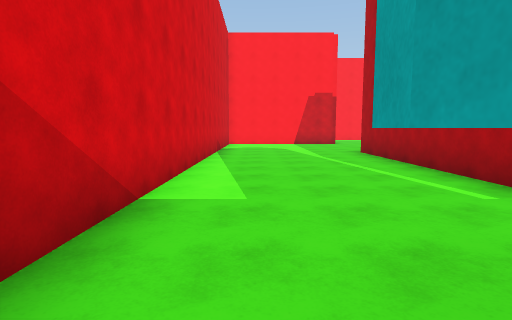
view 1 (above)

24 first-person views from a walk through a scene from a Unity 3-D project. The camera is 1.5 m above the floor, tilts 6° down and sees 80° across. The floor is counted in squares, 2 m on a side. Each view is taken from the middle of a square. On the plan, view 1 faces up. The plan holds only what a view shows up to about 10 squares ahead; the rest is blank. The place goes on beyond the plan.

view 2
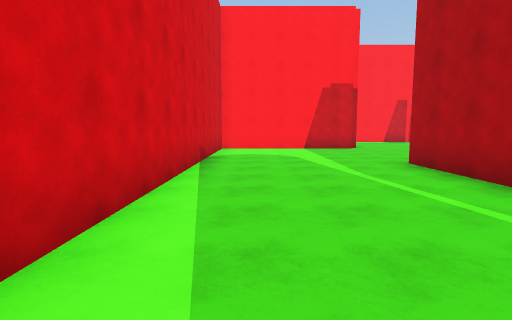

view 3
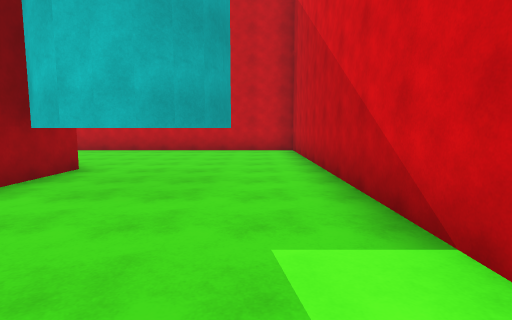

view 4
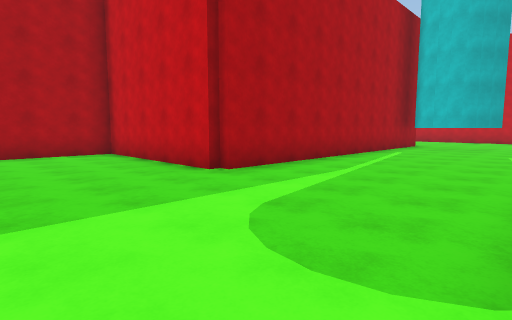

view 5
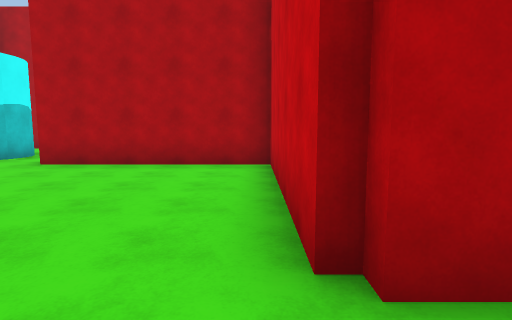

view 6
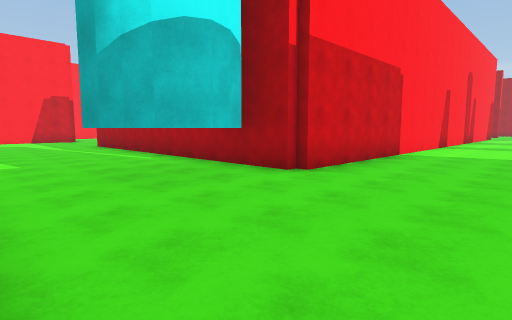

view 7
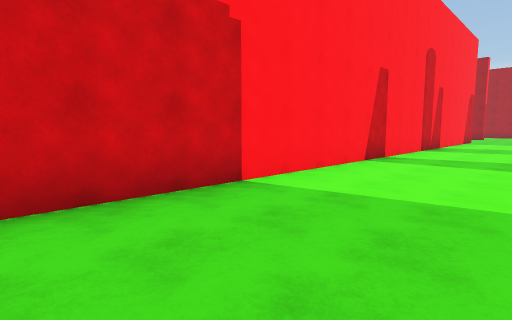

view 8
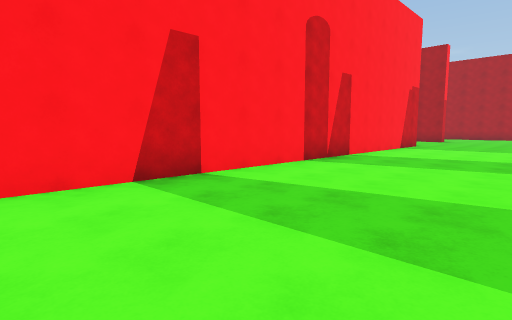

view 9
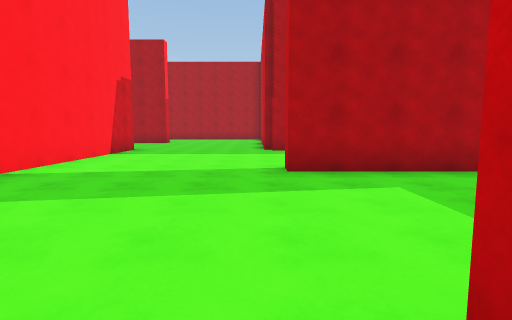

view 10
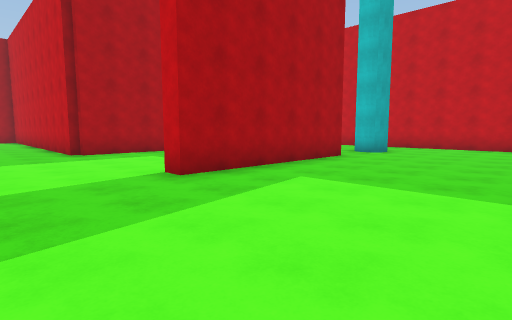

view 11
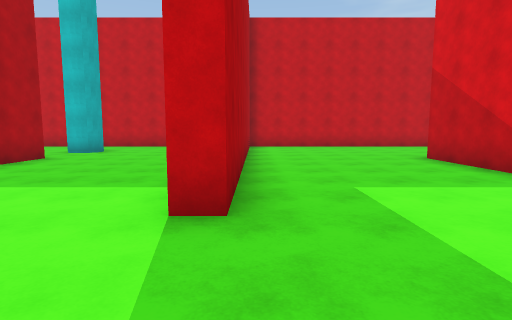

view 12
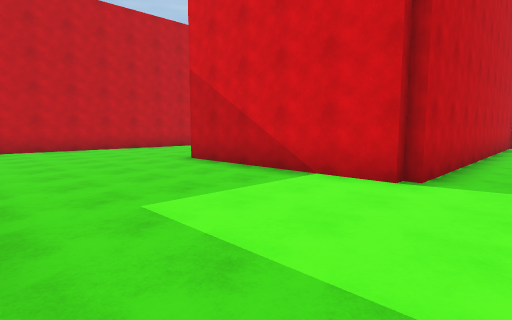

view 13
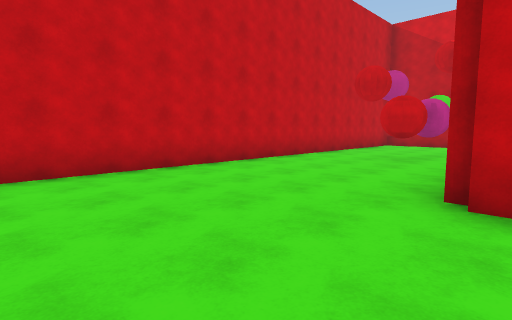

view 14
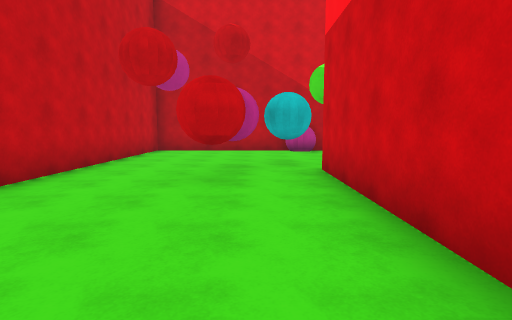

view 15
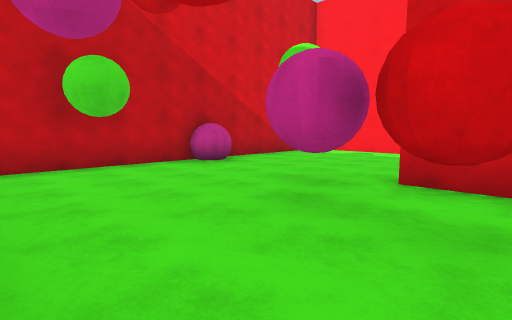

view 16
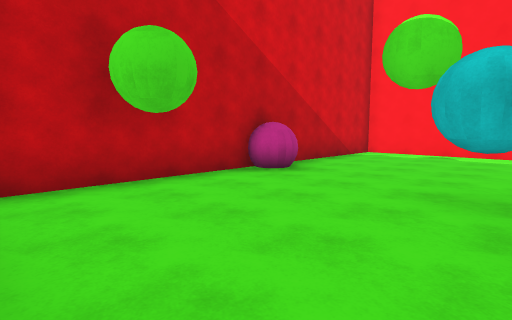

view 17
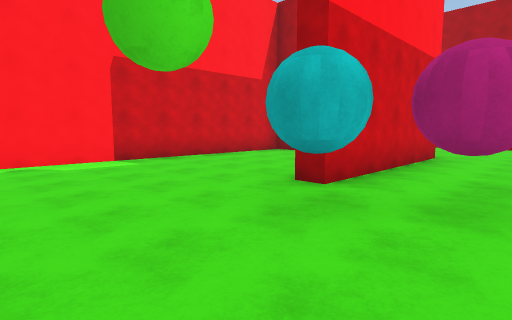

view 18
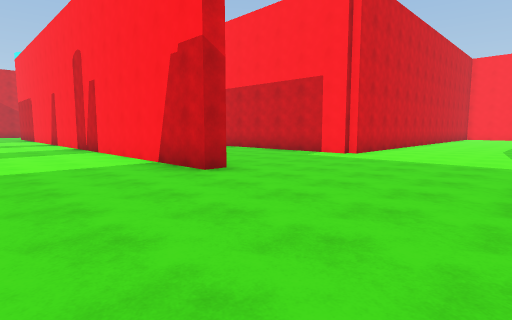

view 19
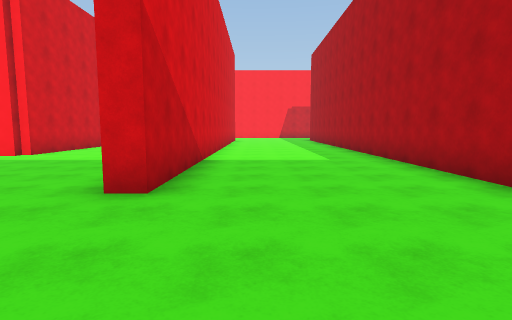

view 20
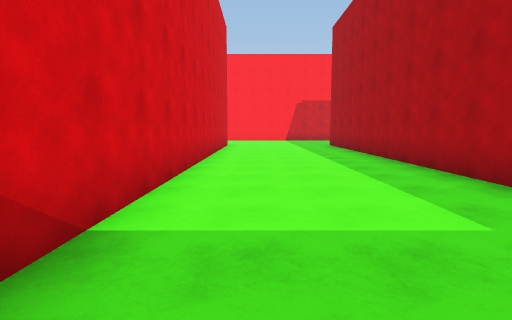

view 21
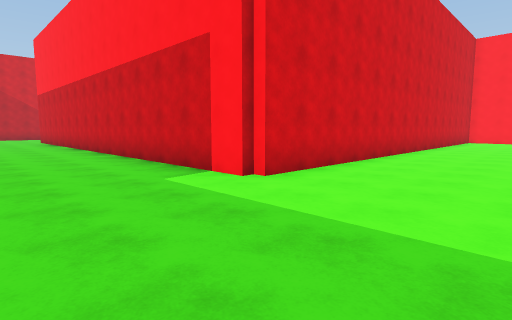

view 22
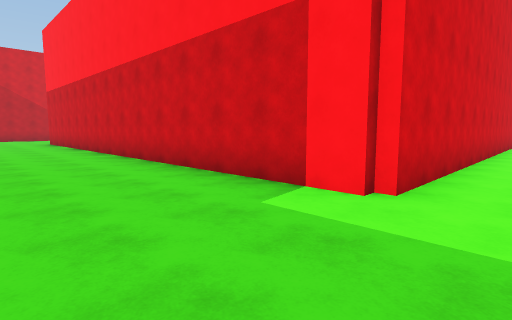

view 23
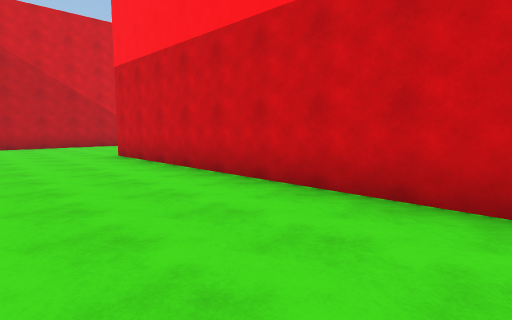

view 24
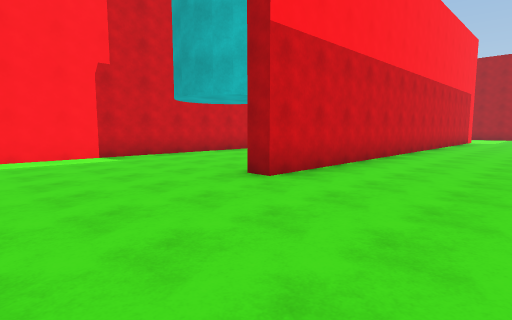

### Floor plan
Points are (right, up) in squares from view 1. A wall is a line through its corners. A room is listed if a view was taken in it or the views show most of it. See-through windows are left out.
Room 1 (views 1, 2, 3, 4, 5)
walls: (-1.2, 13) (-1.2, -1.4); (1.4, 2) (2.2, 1.9); (1, 1.9) (1.8, 2); (0.7, 1.6) (1.6, 2.1) (2.3, 1.7); (0.4, 0.3) (0.3, 0.9); (0.6, 0) (0.3, 0.5) (0.4, 1.1) (0.6, 1.4) (0.9, 1.7); (3.3, -0.8) (3.3, 9.7) (8.2, 9.7) (8.2, 13.5)
ways out: opening at (-0.5, -0.5) to room 2
Room 2 (views 6, 7, 8, 9, 10, 11, 12, 13, 14, 15, 16, 17, 18, 19, 20, 21, 22, 23, 24)
walls: (23.5, -0.2) (23.5, -0.8) (3.3, -0.8); (7.1, -5.8) (-1.2, -5.8) (-1.2, -9.6); (23.5, -5.3) (25.9, -5.3); (18.2, -10.6) (18.2, -5.6) (18.8, -5.6); (23.2, -8) (23.2, -5.5); (13.2, -12.9) (13.2, -5.6) (13.8, -5.6); (11, 9.2) (5.6, 9.2); (2.4, -0.3) (2, -0.5) (1.2, -0.6) (0.6, 0); (1.8, -0.6) (1, -0.5); (15, -15.3) (16, -15.3); (1.4, -0.6) (0.7, -0.2); (0.1, -5.3) (8.7, -5.3) (8.7, -10.8) (3.5, -10.8); (-1.2, -1.4) (-1.2, -5.1); (23.8, 13.5) (23.8, 4.2) (8.5, 4.2) (8.5, 4.8); (33.3, -0.2) (33.3, 11.1); (-1.2, -11.5) (-1.2, -14.8); (28.8, 11) (28.8, -0.6) (28.2, -0.6); (-1.1, -15.3) (12.1, -15.3)
low walls: (3.5, -10.8) (3.5, -10.2)
ways out: opening at (-0.5, -0.5) to room 1
objects: pink ball (-1, -11) to (-1, -10); cyan ball (2, -11); pink ball (3, -13) to (3, -12); red ball (4, -13) to (5, -13)

Where each view was taken, in squares from view 1:
view 1: 0 up, 0 right, facing up
view 2: 3 up, 0 right, facing up
view 3: 5 up, 0 right, facing down
view 4: 13 up, 1 left, facing down-right
view 5: 10 up, 2 right, facing right
view 6: 4 down, 1 left, facing up-right
view 7: 4 down, 5 right, facing up-right
view 8: 5 down, 10 right, facing up-right
view 9: 5 down, 13 right, facing right
view 10: 3 down, 14 right, facing down-right
view 11: 3 down, 13 right, facing down
view 12: 4 down, 13 right, facing down-left
view 13: 10 down, 12 right, facing down-left
view 14: 12 down, 9 right, facing left
view 15: 15 down, 5 right, facing up-left
view 16: 15 down, 3 right, facing up-left
view 17: 13 down, 0 right, facing up-right
view 18: 4 down, 28 right, facing up-left
view 19: 4 down, 30 right, facing up
view 20: 1 up, 30 right, facing up
view 21: 1 up, 27 right, facing up-left
view 22: 1 up, 25 right, facing up-left
view 23: 1 up, 17 right, facing up-left
view 24: 1 up, 5 right, facing up-right
